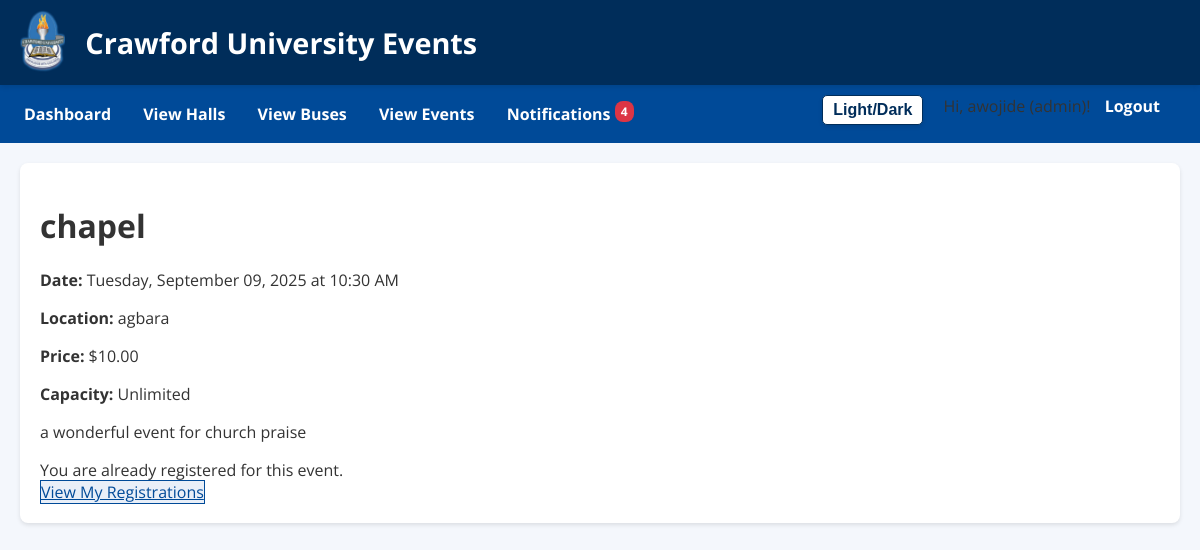
The page /event/1 (signed in) on the database its author committed.
### models.py (models this page shows, shortened)
class Event(db.Model):
    id = db.Column(db.Integer, primary_key=True)
    name = db.Column(db.String(100), nullable=False)
    description = db.Column(db.Text, nullable=False)
    date = db.Column(db.DateTime, nullable=False)  # <-- Unified date + time field
    location = db.Column(db.String(100), nullable=False)
    price = db.Column(db.Float, default=0.0)
    capacity = db.Column(db.Integer)
    created_by = db.Column(db.Integer, db.ForeignKey('user.id', name='fk_event_created_by'), nullable=False)
    date_created = db.Column(db.DateTime, default=datetime.utcnow)
    status = db.Column(db.String(50), nullable=False, default='Pending DSA Approval')
    dsa_approver_id = db.Column(db.Integer, db.ForeignKey('user.id', name='fk_event_dsa_approver_id'), nullable=True)
    vc_approver_id = db.Column(db.Integer, db.ForeignKey('user.id', name='fk_event_vc_approver_id'), nullable=True)
    dsa_approver = db.relationship('User', foreign_keys=[dsa_approver_id], back_populates='events_dsa_approved', lazy=True, primaryjoin="Event.dsa_approver_id == User.id")
    vc_approver = db.relationship('User', foreign_keys=[vc_approver_id], back_populates='events_vc_approved', lazy=True, primaryjoin="Event.vc_approver_id == User.id")
    creator = db.relationship('User', back_populates='created_events', foreign_keys=[created_by])
    registrations = db.relationship('Registration', backref='event', lazy=True)
    reminder_sent = db.Column(db.Boolean, default=False, nullable=False)

### app.py (the view)
@app.route("/event/<int:event_id>")
def event_details(event_id):
    event = Event.query.get_or_404(event_id)
    registration_form = RegisterForEventForm()
    is_registered = False
    if current_user.is_authenticated:
        existing_registration = Registration.query.filter_by(
            user_id=current_user.id,
            event_id=event.id
        ).first()
        if existing_registration:
            is_registered = True
    current_registrations = Registration.query.filter_by(event_id=event.id).count()
    remaining_capacity = None
    if event.capacity is not None:
        remaining_capacity = event.capacity - current_registrations
    return render_template(
        'event_details.html',
        title=event.name,
        event=event,
        registration_form=registration_form,
        is_registered=is_registered,
        remaining_capacity=remaining_capacity
    )

### app.py (called while the page is built)
@login_manager.user_loader
def load_user(user_id):
    return db.session.get(User, int(user_id))

@app.template_filter()
@pass_eval_context
def nl2br(eval_ctx, value):
    br = "<br>\n"
    if eval_ctx.autoescape:
        value = escape(value)
        br = Markup(br)
    result = "\n\n".join(
        f"<p>{br.join(p.splitlines())}</p>"
        for p in _paragraph_re.split(value)
    )
    return Markup(result) if eval_ctx.autoescape else result

@app.context_processor
def inject_unread_notifications_count():
    if current_user.is_authenticated:
        unread_count = Notification.query.filter_by(user_id=current_user.id, is_read=False).count()
        return dict(unread_notifications_count=unread_count)
    return dict(unread_notifications_count=0)

@app.context_processor
def inject_now():
    return {'now': datetime.now(UTC)} # Make current UTC time available in templates

### templates/event_details.html (shortened to what this page needs)
{% extends "base.html" %}
{% block content %}
    <div class="container mt-4">
        <h1>{{ event.name }}</h1>
        <div class="row">
            <div class="col-md-8">
                <p><strong>Date:</strong> {{ event.date.strftime('%A, %B %d, %Y at %I:%M %p') }}</p>
                <p><strong>Location:</strong> {{ event.location }}</p>
                <p><strong>Price:</strong> {% if event.price == 0 %}Free{% else %}${{ "%.2f"|format(event.price) }}{% endif %}</p>
                <p><strong>Capacity:</strong>
                    {% if event.capacity is none %}
                        Unlimited
                    {% else %}
                        {{ event.capacity }}
                        {% if remaining_capacity is not none %}
                            (Remaining: {{ remaining_capacity }})
                        {% endif %}
                    {% endif %}
                </p>
                <p>{{ event.description|nl2br }}</p>
            </div>
            <div class="col-md-4">
                {% if current_user.is_authenticated %}
                    {% if is_registered %}
                        <div class="alert alert-info" role="alert">
                            You are already registered for this event.
                        </div>
                        <a href="{{ url_for('my_event_registrations') }}" class="btn btn-secondary">View My Registrations</a>
                    {% endif %}
                {% else %}
                    <p><a href="{{ url_for('login') }}" class="btn btn-primary">Login to Register</a></p>
                {% endif %}
            </div>
        </div>
    </div>
{% endblock content %}

### static/css/school_theme.css (style rules this page uses)
:root { --primary-blue: #002D5A; --secondary-blue: #004A98; --button-hover-blue: #003366; --accent-blue-light: #e9eff8; --text-on-dark-bg: #ffffff; --text-on-light-bg: #333333; --heading-text-color: var(--primary-blue); --table-header-text: var(--primary-blue); --page-bg: #f4f7fc; --content-bg: #ffffff; --border-color: #dddddd; --link-color: var(--secondary-blue); --link-hover-color: var(--primary-blue); --flash-success-bg: #d4edda; --flash-success-text: #155724; --flash-success-border: #c3e6cb; --flash-danger-bg: #f8d7da; --flash-danger-text: #721c24; --flash-danger-border: #f5c6cb; --flash-warning-bg: #fff3cd; --flash-warning-text: #856404; --flash-warning-border: #ffeeba; --flash-info-bg: #d1ecf1; --flash-info-text: #0c5460; --flash-info-border: #bee5eb; --theme-transition-duration: 0.3s; }
body { font-family: 'Open Sans', sans-serif; margin: 0; padding: 0; background-color: var(--page-bg); color: var(--text-on-light-bg); transition: background-color var(--theme-transition-duration), color var(--theme-transition-duration); }
h1, h2, h3, h4, h5, h6 { font-family: 'Open Sans', sans-serif; }
.btn-secondary { background-color: var(--accent-blue-light); color: var(--secondary-blue); border: 1px solid var(--secondary-blue); }

### rows shown on the page
Event: name "chapel", date "Tuesday, September 09, 2025 at 10:30 AM", location "agbara", price "10.00", description "a wonderful event for church praise"

### other values the page prints
{{ unread_notifications_count }} "4"
